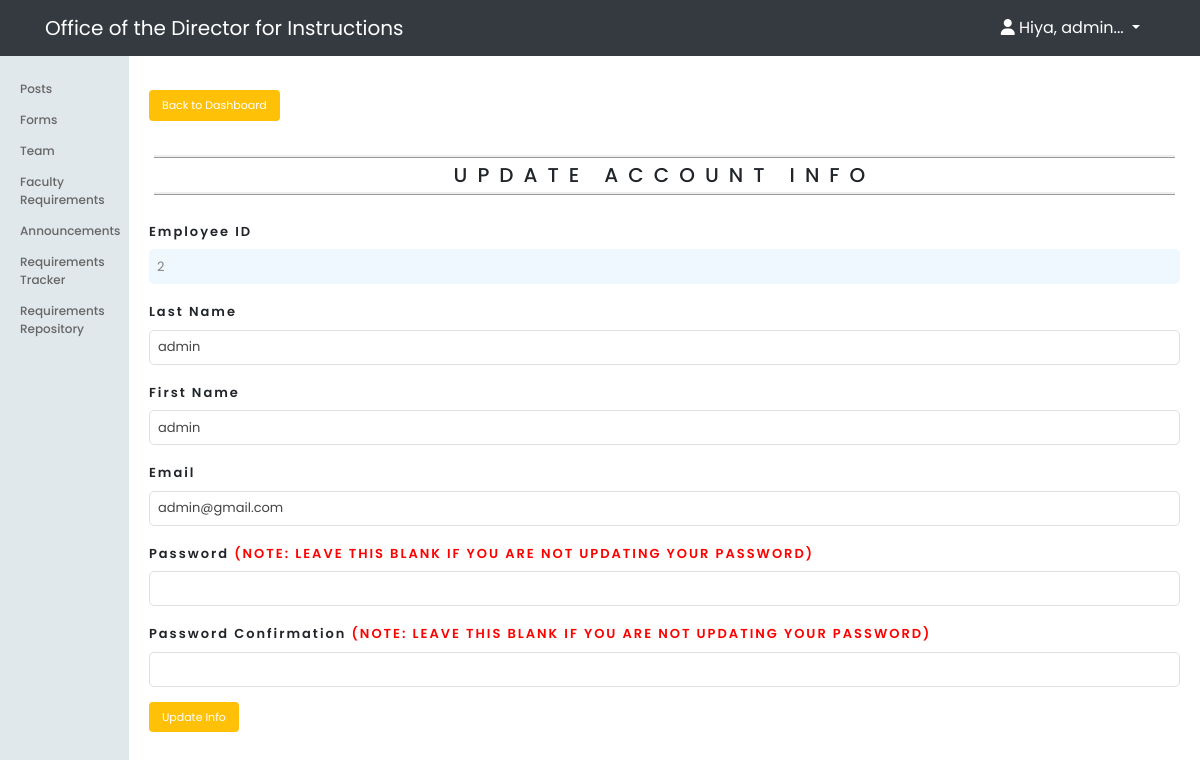
The app's page /admin/edit.php?id=2 (signed in) with its own data.
### tables this page shows
CREATE TABLE `users` (
  `empid` varchar(15) NOT NULL,
  `lastname` varchar(100) NOT NULL,
  `firstname` varchar(100) NOT NULL,
  `middlename` varchar(25) NOT NULL,
  `birthday` date DEFAULT NULL,
  `contactno` bigint(20) DEFAULT NULL,
  `email` varchar(255) NOT NULL,
  `password` varchar(255) NOT NULL,
  `position` varchar(100) NOT NULL,
  `rank` varchar(100) NOT NULL,
  `department` varchar(100) NOT NULL,
  `status` varchar(50) NOT NULL,
  `created_at` timestamp NOT NULL DEFAULT current_timestamp()
);

### app/database/db.php (called while the page is built, shortened)
<?php
require('connect.php');
function executeQuery($sql, $data)
{
	global $conn;
	$stmt = $conn->prepare($sql);
	$values = array_values($data);
	$types = str_repeat('s', count($values));
	$stmt->bind_param($types, ...$values);
	$stmt->execute();
	return $stmt;
}
function selectOne($table, $conditions)
{
	$sql = "SELECT * FROM $table";
	$i = 0;
	foreach ($conditions as $key => $value) {
		if($i == 0){
			$sql = $sql." WHERE $key=?";
		} else {
			$sql = $sql." AND $key=?";
		}
		$i++;
	}
	$sql = $sql . " LIMIT 1";
	$stmt = executeQuery($sql, $conditions);
	$records = $stmt->get_result()->fetch_assoc();
	return $records;
}

### app/controllers/users.php (called while the page is built, shortened)
<?php
include(ROOT_PATH . "/app/database/db.php");
$table = 'users';
$password = '';
$passwordConf = '';
if (isset($_GET['id'])){
	$user = selectOne($table, ['empid' => $_GET['id']]);
	$lastname = $user['lastname'];
	$firstname = $user['firstname'];
	$email = $user['email'];
}

### admin/edit.php (the view, shortened to what this page needs)
<?php include(ROOT_PATH . "/app/controllers/users.php");
?>
<!DOCTYPE html>
<html lang="en">
    <head>
        <link rel="stylesheet"
            href="https://use.fontawesome.com/releases/v5.7.2/css/all.css"
>
        <link rel="stylesheet" href="../assets/css/style.css">
        <link rel="stylesheet" href="../assets/css/admin.css">
        <link rel="stylesheet" href="https://maxcdn.bootstrapcdn.com/bootstrap/4.0.0/css/bootstrap.min.css">
        <link rel="stylesheet" href="<?php echo BASE_URL . '/assets/css/adminheader.css'; ?>">
    </head>
    <body>
        <?php include(ROOT_PATH . "/app/includes/adminHeader.php"); ?>
        <div class="admin-wrapper">
            <?php include(ROOT_PATH . "/app/includes/adminSidebar.php"); ?>
            <div class="admin-content">
                <div class="button-group">
                    <a href="dashboard.php" class="btn btn-big">Back to Dashboard</a>
                </div>
                <div class="content">
                    <h2 class="page-title">Update Account Info</h2>
                    <form action="edit.php" method="post">
                        <div>
                            <label>Employee ID</label>
                            <input type="text" name="empid" value="<?php echo $_SESSION['empid']; ?>" class="text-input no-edit" readonly>
                        </div>
                        <div>
                            <label>Last Name</label>
                            <input type="text" name="lastname" value="<?php echo $lastname; ?>" class="text-input">
                        </div>
                        <div>
                            <label>First Name</label>
                            <input type="text" name="firstname" value="<?php echo $firstname; ?>" class="text-input">
                        </div>
                        <div>
                            <label>Email</label>
                            <input type="email" name="email" value="<?php echo $email; ?>" class="text-input">
                        </div>
                        <div>
                            <label>Password <span class="note">(NOTE: Leave this blank if you are not updating your password)</span></label>
                            <input type="password" name="password" value="<?php echo $password; ?>" class="text-input">
                        </div>
                        <div>
                            <label>Password Confirmation <span class="note">(NOTE: Leave this blank if you are not updating your password)</span></label>
                            <input type="password" name="passwordConf" value="<?php echo $passwordConf; ?>" class="text-input">
                        </div>
                        <div>
                            <button type="submit" name="update-admin" class="btn btn-big">Update Info</button>
                        </div>
                    </form>
                </div>
            </div>
        </div>
    </body>
</html>

### assets/css/style.css (style rules this page uses)
* { box-sizing: border-box; font-family: 'Poppins', sans-serif; }
html, body { height: 100%; padding: 0px; margin: 0px; }
h1, h2, h3, h4, h5, h6 { color: #5c5b5b; margin: 5px; }
a { text-decoration: none!important; color: inherit; }
.btn { padding: .3rem .6rem; background: #ffc107; color: white; border: 1px solid transparent; border-radius: .25rem; font-size: 11px !important; }
.btn-big { padding: .6rem 1.2rem; margin-right: 8px; margin-bottom: 4px; line-height: 1.2rem; }
.text-input { padding: .3rem .5rem; display: block; width: 100%; border-radius: 5px; border: 1px solid #e0e0e0; outline: none; color: #444; line-height: 1rem; font-size: 13px; height: 35px!important; }
.no-edit { border: none; color: gray; background-color: aliceblue; }
.content { width: 100%; margin: 30px auto 30px; }

### assets/css/admin.css (style rules this page uses)
.admin-wrapper { display: flex; height: 100%; padding-top: 50px; background: white; }
.admin-wrapper .admin-content { flex: 8; height: 100%; padding: 40px 20px 20px 20px; overflow-y: scroll; }
.admin-wrapper .admin-content label { font-size: 13px; padding-right: 5px; font-weight: 600; letter-spacing: 2px; }
.admin-content .page-title { text-transform: uppercase; font-size: 20px; text-align: center; margin-bottom: 1.5rem; border-top: ridge; border-bottom: ridge; padding: 5px 0; letter-spacing: 10px; }
.admin-content .note { text-transform: uppercase; color: red; font-size: 13px; margin-bottom: 0px; }
form div { margin-bottom: 15px; }

### assets/css/adminheader.css (style rules this page uses)
body, input { font-family: 'Poppins', sans-serif; }

### records on screen
users: lastname "admin", firstname "admin", email "admin@gmail.com"

### other values on screen
substr($_SESSION['firstname'], 0, 8) "admin"
